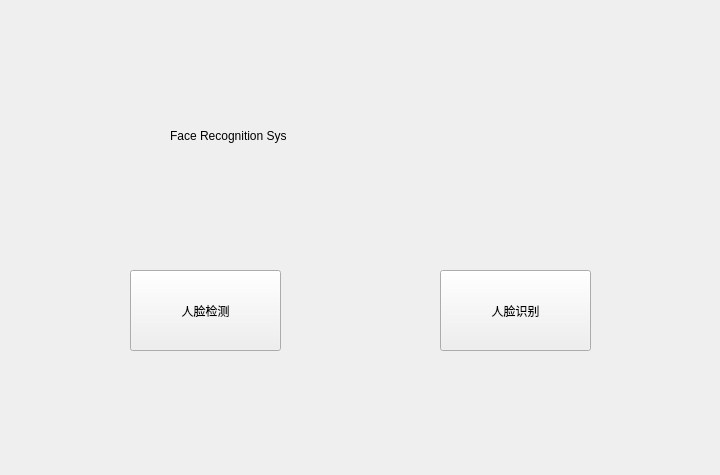
<?xml version="1.0" encoding="UTF-8"?>
<ui version="4.0">
 <class>Form</class>
 <widget class="QWidget" name="Form">
  <property name="geometry">
   <rect>
    <x>0</x>
    <y>0</y>
    <width>720</width>
    <height>475</height>
   </rect>
  </property>
  <property name="windowTitle">
   <string>Form</string>
  </property>
  <widget class="QLabel" name="label">
   <property name="geometry">
    <rect>
     <x>170</x>
     <y>90</y>
     <width>401</width>
     <height>91</height>
    </rect>
   </property>
   <property name="styleSheet">
    <string notr="true">font: 24pt &quot;Adobe 黑体 Std R&quot;;</string>
   </property>
   <property name="text">
    <string>Face Recognition Sys</string>
   </property>
  </widget>
  <widget class="QPushButton" name="button1">
   <property name="geometry">
    <rect>
     <x>130</x>
     <y>270</y>
     <width>151</width>
     <height>81</height>
    </rect>
   </property>
   <property name="styleSheet">
    <string notr="true">font: 18pt &quot;Adobe 黑体 Std R&quot;;</string>
   </property>
   <property name="text">
    <string>人脸检测</string>
   </property>
  </widget>
  <widget class="QPushButton" name="button2">
   <property name="geometry">
    <rect>
     <x>440</x>
     <y>270</y>
     <width>151</width>
     <height>81</height>
    </rect>
   </property>
   <property name="styleSheet">
    <string notr="true">font: 18pt &quot;Adobe 黑体 Std R&quot;;</string>
   </property>
   <property name="text">
    <string>人脸识别</string>
   </property>
  </widget>
 </widget>
 <resources/>
 <connections/>
</ui>
